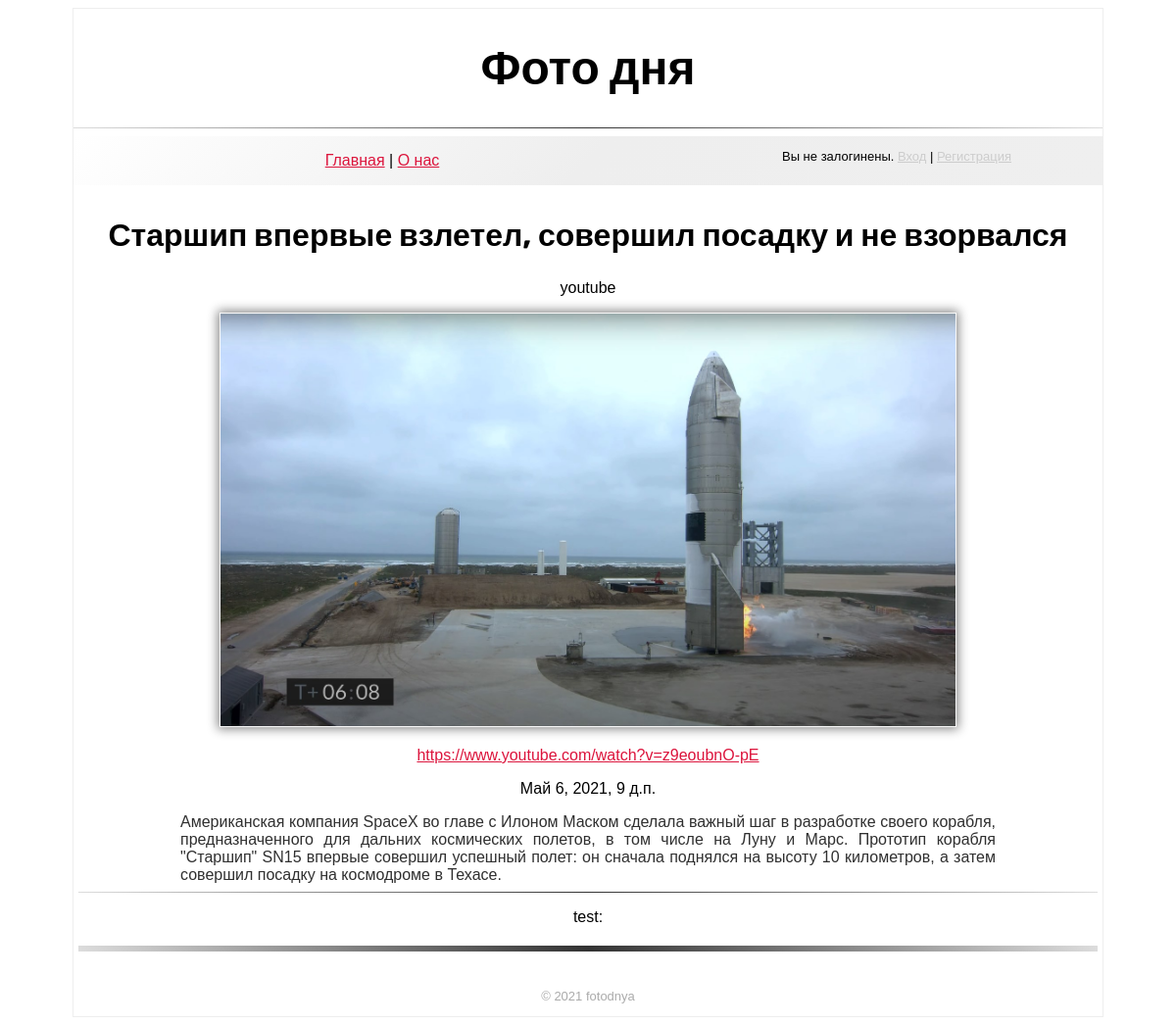
Screenshot of /post/9/ with the database file from the repository.
### fotodnya/models.py (models this page shows, shortened)
class fotoNews(models.Model):
    title = models.CharField(max_length=120)
    img = models.ImageField(upload_to='static/images/', null=True, blank=True, default='static/images/default.jpg')
    author = models.CharField(max_length=120, blank=True)
    url_from = models.URLField(max_length=300, default='http://fotodnya.site', blank=True)
    timepostdate = models.DateTimeField(auto_now=False, auto_now_add=False, blank=True, null=True)
    description = models.TextField(blank=True, null=True)

### fotodnya/views.py (the view)
# urls.py: path('post/<int:pk>/', BlogDetailView.as_view(), name='post_detail'),
class BlogDetailView(DetailView):
    model = fotoNews
    comments = comments_fn
    template_name = 'post_detail.html'

### templates/post_detail.html (shortened to what this page needs)
{% extends 'base.html' %}
{% block content %}
<div class="post_foto">
    <h2>{{ fotonews.title }}</h2>
    <p>{{ fotonews.author }}</p>
    <img src="{{ fotonews.img.url }}" width="750px">
    <p><a href="/">{{ fotonews.url_from }}</a></p>
    <p>{{ fotonews.timepostdate }}</p>
    <p class="news-text">{{ fotonews.description }}</p>
    <hr>
    <p>test:</p>
    <hr class="news">
</div>
{% endblock content %}

### static/css/style.css (style rules this page uses)
body { font-family: Arial; }
#header hr, hr { padding: 0; height: 1px; border: none; background: linear-gradient(45deg, #ddd, #333, #ddd); }
h2, h2 a { font-family: 'Rubik', sans-serif; font-size: 32px; text-decoration: none; color: #000; }
a { font-size: 16px; color: crimson; text-decoration: underline; }
.post_foto { padding: 5px; text-align: center; }
.post_foto img { border: 1px solid #fafafa; -webkit-box-shadow: 0px 0px 10px 2px #888; -moz-box-shadow: 0px 0px 10px 2px #888; box-shadow: 0px 0px 10px 2px #888; }
p.news-text { color: #303030; text-align: justify; width: 80%; margin: 0 auto; }
hr.news { margin: 20px 0; padding: 0; height: 6px; border: none; background: linear-gradient(45deg,#ddd, #333, #ddd); }

### rows the page displays
fotoNews: title "Старшип впервые взлетел, совершил посадку и не взорвался", author "youtube", img (picture), url_from "https://www.youtube.com/watch?v=z9eoubnO-pE", timepostdate "Май 6, 2021, 9 д.п.", description "Американская компания SpaceX во главе с Илоном Маском сделала важный шаг в разработке своего корабля, предназначенного для дальних космических полетов, в том числе на Луну и Марс. Прототип корабля \"Старшип\" SN15 впервые совершил успешный полет: он сначала поднялся на высоту 10 километров, а затем совершил посадку на космодроме в Техасе."
